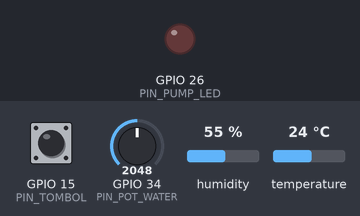
Simulated run of this program. Board: ESP32. On the bench: output pins drawn as LEDs (lit = HIGH). The test bench sets the inputs (shaded band); at power-on: GPIO 15 (PIN_TOMBOL) HIGH, GPIO 34 (PIN_POT_WATER) = 2048, humidity 55 %, temperature 24 °C (analog values on the 0–4095 scale). WiFi joins after 1.5 s; servers stay silent unless stated; uploads are accepted with an empty reply; what the program prints to the serial monitor is not drawn.

Above: at 2.7 s.
2.8 s: GPIO 15 (PIN_TOMBOL) pulled LOW for 1 s
At 4.7 s:
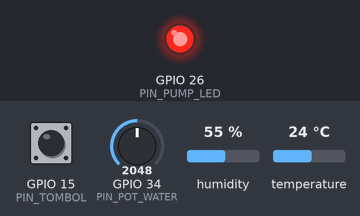
6.8 s: GPIO 15 (PIN_TOMBOL) pulled LOW for 0.15 s
At 8.2 s:
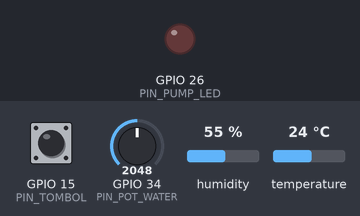
Timing chart, 0 to 9.8 s (numbered marks = the images above; inputs shaded):
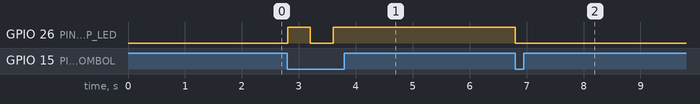

Measured:
- after the input at 2.8 s, GPIO 26 (PIN_PUMP_LED): LOW → HIGH at once, → LOW 0.40 s later, → HIGH 0.40 s later
- after the input at 6.8 s, GPIO 26 (PIN_PUMP_LED): HIGH → LOW at once

The program:

main.cpp
```cpp
#include <Arduino.h>
#include <WiFi.h>
#include <HTTPClient.h>
#include <WebSocketsClient.h>
#include <ArduinoJson.h>
#include <DHT.h>

// Konfigurasi Wi-Fi (Default Simulator Wokwi)
const char* WIFI_SSID = "Wokwi-GUEST";
const char* WIFI_PASS = "";

// Ganti HOST dengan URL tunnel publik (mis. ngrok / cloudflared) saat demo dari Wokwi web,
// atau IP host lokal saat memakai Wokwi Private Gateway / ESP32 fisik.
const char* SERVER_HOST = "example-tunnel.trycloudflare.com";
const uint16_t SERVER_PORT = 80;
const char* NODE_ID = "esp32-bengkulu-01";

#define PIN_DHT        4
#define PIN_POT_WATER  34   // ADC1_CH6 (aman saat Wi-Fi aktif!)
#define PIN_PUMP_LED   26   // Simulasi Relai Pompa / Pintu Air
#define PIN_TOMBOL     15   // Pushbutton INPUT_PULLUP override lokal

DHT dht(PIN_DHT, DHT22);
WebSocketsClient webSocket;

bool pumpOn = false;
uint32_t seqCounter = 0;
uint32_t lastTelemetryMs = 0;
const uint32_t TELEMETRY_INTERVAL_MS = 4000;

void applyPumpState(bool on) {
  pumpOn = on;
  digitalWrite(PIN_PUMP_LED, pumpOn ? HIGH : LOW);
  Serial.printf("[AKTUATOR] Status Pompa diubah menjadi: %s\n", pumpOn ? "ON" : "OFF");
}

void onWebSocketEvent(WStype_t type, uint8_t* payload, size_t length) {
  switch (type) {
    case WStype_CONNECTED:
      Serial.println("[WS] Handshake 101 Switching Protocols berhasil!");
      break;

    case WStype_DISCONNECTED:
      Serial.println("[WS] Koneksi terputus, mencoba hubung ulang...");
      break;

    case WStype_TEXT: {
      JsonDocument doc;
      DeserializationError err = deserializeJson(doc, payload, length);
      if (!err && strcmp(doc["type"] | "", "ACTUATOR_CMD") == 0) {
        const char* targetState = doc["pump_state"] | "OFF";
        applyPumpState(strcmp(targetState, "ON") == 0);

        // Kirim ACK balik melalui kanal full-duplex yang sama
        JsonDocument ack;
        ack["type"] = "ACK";
        ack["node_id"] = NODE_ID;
        ack["pump_state"] = pumpOn ? "ON" : "OFF";
        String out;
        serializeJson(ack, out);
        webSocket.sendTXT(out);
      }
      break;
    }
    default:
      break;
  }
}

void sendTelemetryHttp(float temp, float hum, float waterCm) {
  if (WiFi.status() != WL_CONNECTED) return;

  HTTPClient http;
  String url = String("http://") + SERVER_HOST + ":" + SERVER_PORT + "/api/v1/telemetry";
  http.begin(url);
  http.addHeader("Content-Type", "application/json");
  http.setTimeout(3000);

  JsonDocument doc;
  doc["node_id"] = NODE_ID;
  doc["seq"] = seqCounter;
  doc["temp_c"] = roundf(temp * 100.0f) / 100.0f;
  doc["hum_pct"] = roundf(hum * 10.0f) / 10.0f;
  doc["water_level_cm"] = roundf(waterCm * 10.0f) / 10.0f;
  doc["pump_state"] = pumpOn ? "ON" : "OFF";
  doc["client_ts_ms"] = millis();

  String body;
  serializeJson(doc, body);

  uint32_t t0 = millis();
  int httpCode = http.POST(body);
  uint32_t rtt = millis() - t0;

  if (httpCode > 0) {
    Serial.printf("[HTTP POST #%lu] Kode=%d RTT=%lu ms Payload=%u B\n",
                  seqCounter, httpCode, rtt, body.length());
  } else {
    Serial.printf("[HTTP POST #%lu] Gagal: %s\n",
                  seqCounter, http.errorToString(httpCode).c_str());
  }
  http.end();
}

void sendTelemetryWebSocket(float temp, float hum, float waterCm) {
  if (!webSocket.isConnected()) return;

  JsonDocument doc;
  doc["type"] = "TELEMETRY";
  doc["node_id"] = NODE_ID;
  doc["seq"] = seqCounter;
  doc["temp_c"] = roundf(temp * 100.0f) / 100.0f;
  doc["hum_pct"] = roundf(hum * 10.0f) / 10.0f;
  doc["water_level_cm"] = roundf(waterCm * 10.0f) / 10.0f;
  doc["pump_state"] = pumpOn ? "ON" : "OFF";
  doc["client_ts_ms"] = millis();

  String body;
  serializeJson(doc, body);
  webSocket.sendTXT(body);
  Serial.printf("[WS SEND   #%lu] Frame terkirim penuh Payload=%u B\n",
                seqCounter, body.length());
}

void setup() {
  Serial.begin(115200);
  pinMode(PIN_PUMP_LED, OUTPUT);
  pinMode(PIN_TOMBOL, INPUT_PULLUP);
  analogReadResolution(12);
  dht.begin();

  WiFi.mode(WIFI_STA);
  WiFi.begin(WIFI_SSID, WIFI_PASS);
  Serial.print("[WIFI] Menghubungkan");
  while (WiFi.status() != WL_CONNECTED) {
    delay(250);
    Serial.print(".");
  }
  Serial.printf("\n[WIFI] Terhubung! IP=%s\n", WiFi.localIP().toString().c_str());

  String wsPath = String("/ws/device/") + NODE_ID;
  webSocket.begin(SERVER_HOST, SERVER_PORT, wsPath);
  webSocket.onEvent(onWebSocketEvent);
  webSocket.setReconnectInterval(3000);
  webSocket.enableHeartbeat(15000, 3000, 2);
}

void loop() {
  webSocket.loop(); // Non-blocking event loop RFC 6455

  // Override manual tombol fisik (active-low)
  static uint32_t lastBtnMs = 0;
  if (digitalRead(PIN_TOMBOL) == LOW && (millis() - lastBtnMs > 400)) {
    lastBtnMs = millis();
    applyPumpState(!pumpOn);
  }

  // Kirim telemetri bergantian HTTP POST (ganjil) vs WebSocket (genap)
  if (millis() - lastTelemetryMs >= TELEMETRY_INTERVAL_MS) {
    lastTelemetryMs = millis();
    seqCounter++;

    float temp = dht.readTemperature();
    float hum = dht.readHumidity();
    if (isnan(temp)) temp = 29.5f;
    if (isnan(hum)) hum = 76.0f;

    int rawAdc = analogRead(PIN_POT_WATER);
    float waterCm = (rawAdc / 4095.0f) * 250.0f; // 0 - 250 cm

    if (seqCounter % 2 == 1) {
      sendTelemetryHttp(temp, hum, waterCm);
    } else {
      sendTelemetryWebSocket(temp, hum, waterCm);
    }
  }
}
```
